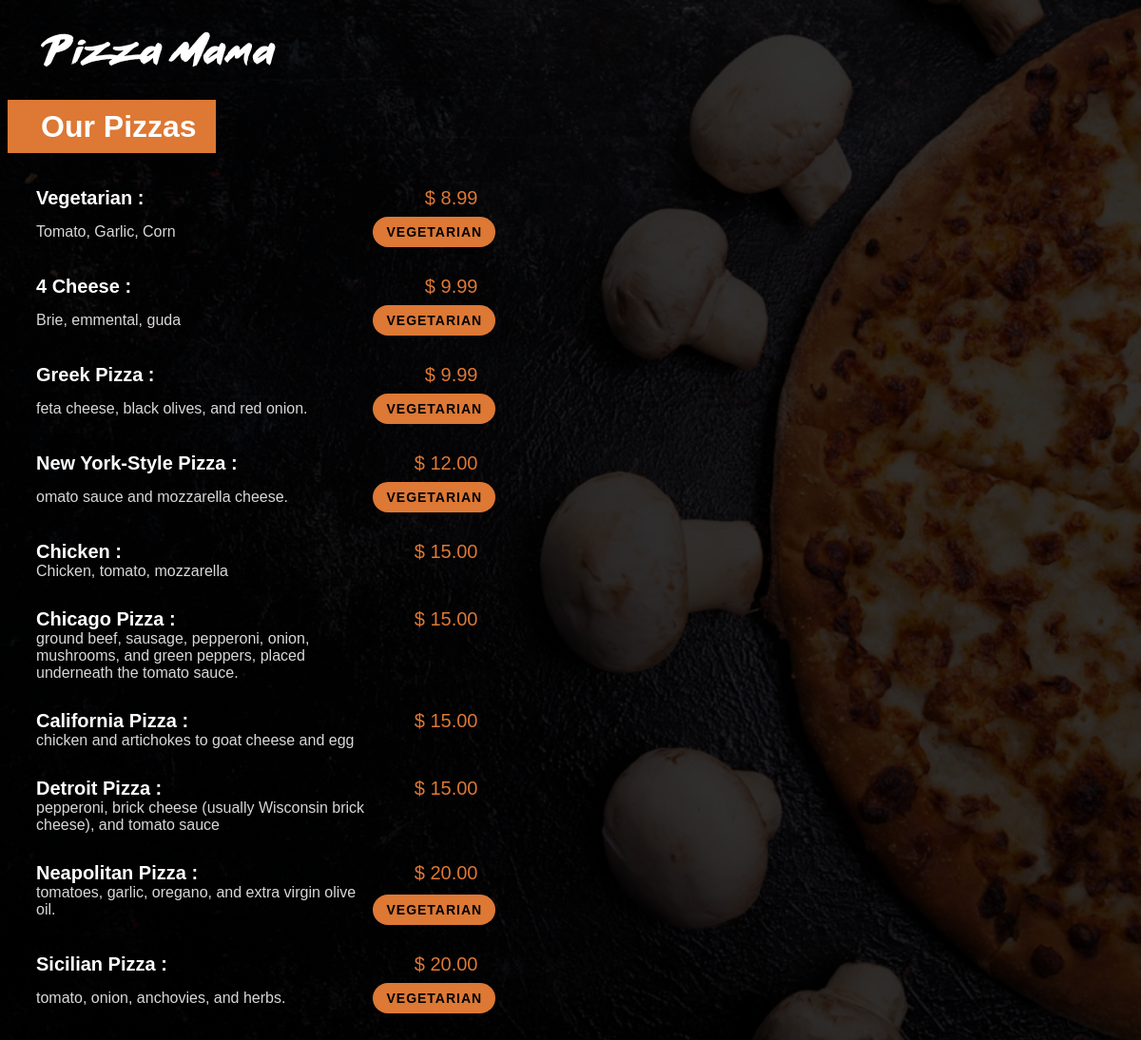
The app's page /menu/ with its own data.
### menu/models.py (models this page shows, shortened)
class Pizza(models.Model):
    name = models.CharField(max_length=200)
    ingredients = models.CharField(max_length=400)
    price = models.FloatField(default=0)
    vegetarian = models.BooleanField(default = False)

### menu/views.py (the view)
# urls.py: path('', views.index, name="index"),
def index(request):
    pizzas = Pizza.objects.all().order_by('price')
    return render(request, 'menu/index.html', { 'pizzas' : pizzas })

### menu/templates/menu/index.html (shortened to what this page needs)
{% load static %}
<html lang="en">
<head>
    <link rel="stylesheet" href="{% static 'menu/style.css' %}">
</head>
<body>
    <a href="{% url 'main:index' %}"><img id="small_logo" src="{% static 'menu/images/small_logo.png'%}" alt=""></a>
    <div class="menu_title">
        <h1>Our Pizzas</h1>
    </div>
    <div class="menu_list">
        {% for pizza in pizzas %}
            <div class="menu_list_item">
                <span class="menu_list_title">{{ pizza.name }} :</span>
                <span class="menu_list_price">$ {{ pizza.price | floatformat:2 }}</span><br>
                <span class="menu_list_ingredients">{{ pizza.ingredients }}</span>
                {% if pizza.vegetarian %}
                    <span class="menu_list_vegetarian">vegetarian</span>
                {% endif %}
            </div>
        {% endfor %}
    </div>
</body>
</html>

### menu/static/menu/style.css (style rules this page uses)
body { background:linear-gradient(rgba(0,0,0,0.8), rgba(0,0,0,0.8)), url("images/menu_background.jpg") no-repeat center center fixed; background-size: cover; color: white; font-family: arial; }
#small_logo { margin-top: 25px; margin-left: 35px; }
h1 { background-color: #DD7835; display: inline; padding: 10px 20px 10px 35px; }
.menu_title { margin: 45px 0; }
.menu_list { margin-left: 30px }
.menu_list_item { margin: 30px 0; }
.menu_list_title { font-size: 20px; font-weight: bold; width:350px; display: inline-block; }
.menu_list_price { margin-left: 10px; font-size: 20px; font-weight: lighter; text-align: right; color: #DD7835; width:100px; display: inline-block; }
.menu_list_ingredients { display:inline-block; width:350px; margin-top: 20px font-size: 14px; color: #d8d8d8; }
.menu_list_vegetarian { display:inline-block; margin-top: 8px; background-color: #DD7835; padding:8px 14px; font-size: 14px; font-weight: bold; color: black; text-transform: uppercase; border-radius:50px; letter-spacing: 1px }

### records on screen
Pizza: name "Vegetarian", price "8.99", ingredients "Tomato, Garlic, Corn", vegetarian "VEGETARIAN"
Pizza: name "4 Cheese", price "9.99", ingredients "Brie, emmental, guda", vegetarian "VEGETARIAN"
Pizza: name "Greek Pizza", price "9.99", ingredients "feta cheese, black olives, and red onion.", vegetarian "VEGETARIAN"
Pizza: name "New York-Style Pizza", price "12.00", ingredients "omato sauce and mozzarella cheese.", vegetarian "VEGETARIAN"
Pizza: name "Chicken", price "15.00", ingredients "Chicken, tomato, mozzarella"
Pizza: name "Chicago Pizza", price "15.00", ingredients "ground beef, sausage, pepperoni, onion, mushrooms, and green peppers, placed underneath the tomato sauce."
Pizza: name "California Pizza", price "15.00", ingredients "chicken and artichokes to goat cheese and egg"
Pizza: name "Detroit Pizza", price "15.00", ingredients "pepperoni, brick cheese (usually Wisconsin brick cheese), and tomato sauce"
Pizza: name "Neapolitan Pizza", price "20.00", ingredients "tomatoes, garlic, oregano, and extra virgin olive oil.", vegetarian "VEGETARIAN"
Pizza: name "Sicilian Pizza", price "20.00", ingredients "tomato, onion, anchovies, and herbs.", vegetarian "VEGETARIAN"
